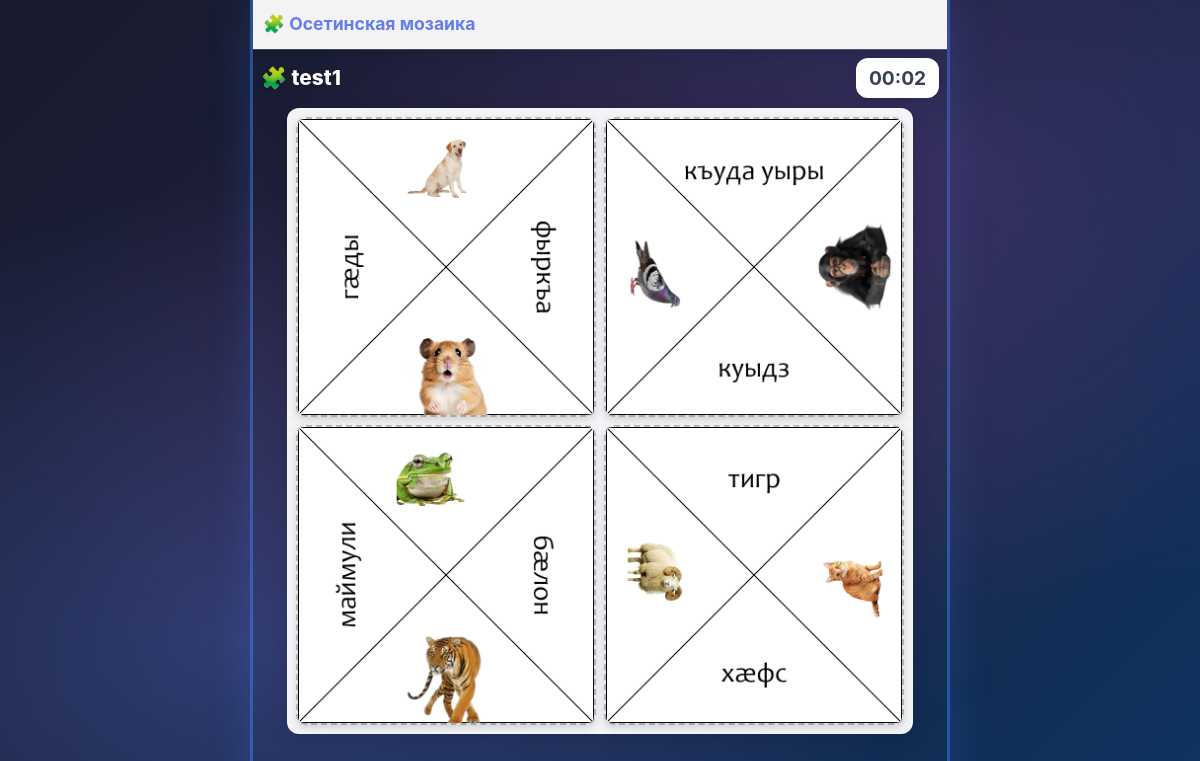
The app's page /play_custom_level/1, older data.
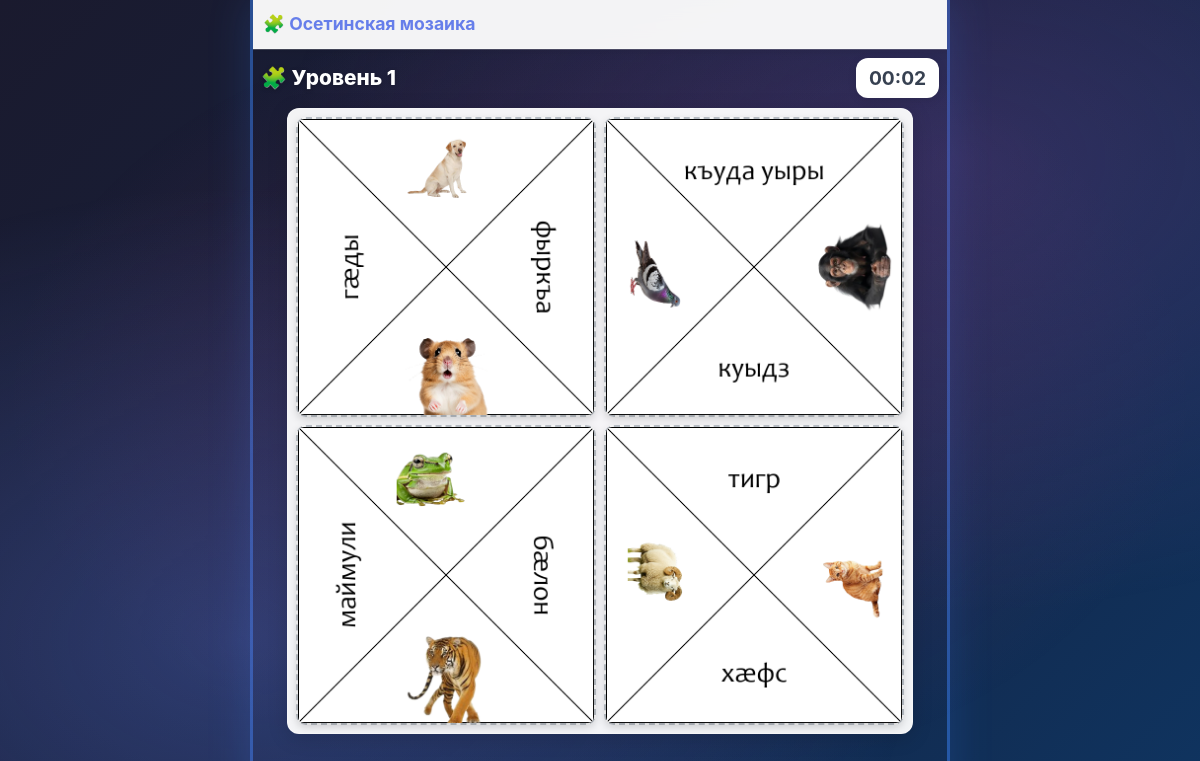
The same page, newer data.
### data/Level.py (models this page shows)
class Level(SqlAlchemyBase):
    __tablename__ = 'levels'
    id = sqlalchemy.Column(sqlalchemy.Integer, primary_key=True, autoincrement=True)
    name = sqlalchemy.Column(sqlalchemy.String, nullable=False)
    grid_size = sqlalchemy.Column(sqlalchemy.Integer, nullable=False, default=2)
    created_at = sqlalchemy.Column(sqlalchemy.DateTime, default=datetime.utcnow)
    parts = orm.relationship("PuzzlePart", back_populates="level",
                             cascade="all, delete-orphan",
                             order_by="PuzzlePart.id")

### server.py (the view)
@app.route('/play_custom_level/<int:level_id>')
def play_custom_level(level_id):
    db_sess = db_session.create_session()
    level = db_sess.query(Level).get(level_id)
    if not level:
        flash('Уровень не найден', 'error')
        return redirect(url_for('index'))
    parts = []
    for part in sorted(level.parts, key=lambda p: p.part_number):
        parts.append({
            'num': part.part_number + 1,
            'image': f"/static/{part.image_file}"
        })
    return render_template('play_custom_level.html',
                           level=level,
                           parts=parts,
                           grid_size=level.grid_size)

### data/db_session.py (called while the page is built)
def create_session() -> Session:
    global __factory
    return __factory()

### templates/play_custom_level.html (shortened to what this page needs)
{% extends "base.html" %}
{% block content %}
<div style="display: flex; flex-direction: column; align-items: center; width: 100%; padding-top: 0.5rem;">
    <div class="level-header">
        <h2 class="level-title">🧩 {{ level.name }}</h2>
        <div class="d-flex align-items-center gap-2">
            <span id="timer" class="timer-display">00:00</span>
        </div>
    </div>
    <div class="puzzle-wrapper">
        <div class="puzzle-grid" id="puzzleGrid">
            {% for i in range(grid_size * grid_size) %}
            <div class="cell" data-pos="{{ i }}"
                 ondrop="drop(event)"
                 ondragover="allowDrop(event)"
                 ondragenter="dragEnter(event)"
                 ondragleave="dragLeave(event)"></div>
            {% endfor %}
        </div>
    </div>
</div>
{% endblock %}

### templates/base.html (shortened to what this page needs)
<!doctype html>
<html lang="ru">
<head>
    <link rel="stylesheet" href="https://stackpath.bootstrapcdn.com/bootstrap/4.4.1/css/bootstrap.min.css"/>
</head>
<body>
<div class="particles" id="particles"></div>
<header>
    <nav class="navbar navbar-light">
        <a class="navbar-brand" href="/">🧩 Осетинская мозаика</a>
    </nav>
</header>
<hr/>
<div class="content">{% block content %}{% endblock %}</div>
</body>
</html>

### templates/base.html (style rules this page uses)
* { margin: 0; padding: 0; box-sizing: border-box; -webkit-tap-highlight-color: transparent; -webkit-font-smoothing: antialiased; }
html { width: 100%; min-height: 100vh; min-height: 100dvh; background: linear-gradient(135deg, #1a1a2e 0%, #16213e 50%, #0f3460 100%); overflow-x: hidden; font-family: -apple-system, BlinkMacSystemFont, 'Segoe UI', Roboto, sans-serif; }
body { width: 100%; min-height: 100vh; min-height: 100dvh; margin: 0; padding: 0; background: transparent; display: flex; flex-direction: column; overflow-x: hidden; overflow-y: auto; position: relative; max-width: 100%; }
@media (min-width: 431px) { body { max-width: 500px; margin: 0 auto; border-left: 3px solid rgba(59, 130, 246, 0.5); border-right: 3px solid rgba(59, 130, 246, 0.5); box-shadow: 0 0 40px rgba(59, 130, 246, 0.2); } }
@media (min-width: 768px) { body { max-width: 600px; } }
@media (min-width: 1024px) { body { max-width: 700px; } }
.particles { position: fixed; inset: 0; overflow: hidden; pointer-events: none; z-index: 1; }
header { position: relative; z-index: 10; flex-shrink: 0; padding: 6px 10px; background: rgba(255, 255, 255, 0.95); backdrop-filter: blur(10px); border-bottom: 1px solid rgba(255, 255, 255, 0.3); box-shadow: 0 2px 10px rgba(0, 0, 0, 0.1); }
.navbar { padding: 0 !important; min-height: auto !important; }
.navbar-brand { font-weight: 700 !important; font-size: clamp(0.95rem, 3.5vw, 1.1rem) !important; color: #667eea !important; padding: 0.3rem 0 !important; }
hr { margin: 0 !important; border: none !important; border-bottom: 1px solid rgba(255, 255, 255, 0.2) !important; flex-shrink: 0; z-index: 5; position: relative; }
.content { flex: 1; position: relative; z-index: 10; overflow-y: auto; overflow-x: hidden; display: flex; flex-direction: column; width: 100%; }
* { scrollbar-width: thin; scrollbar-color: rgba(102, 126, 234, 0.5) rgba(255, 255, 255, 0.1); }

Row changes from the older to the newer data that the page shows:
changed Level: name "test1" → "Уровень 1"
